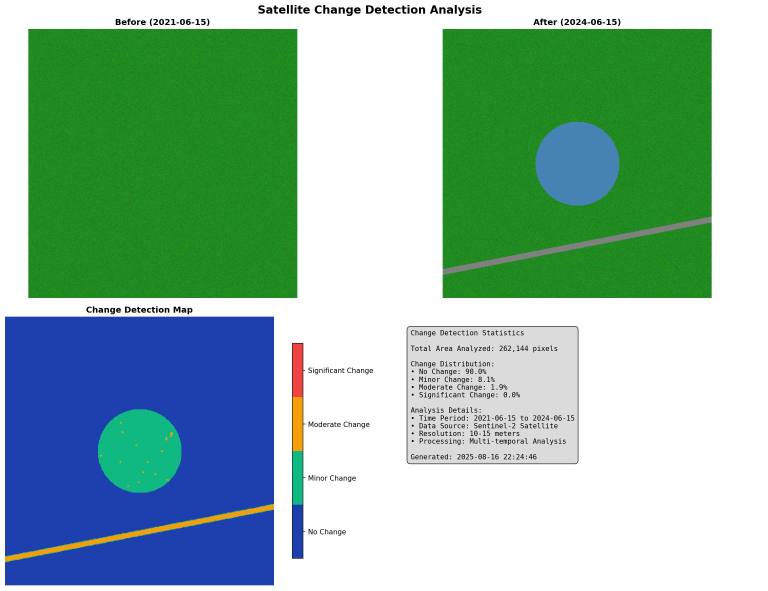
#> input picture output/ChangeMap.jpg, 2302 x 1771 px (shown at 1/3 size)
$ python DetectChange.py --input_image_one ../output/ChangeMap.jpg --input_image_two ../output/ChangeMap.jpg --output_directory out --date_before ../output/ChangeMap.jpg --date_after ../output/ChangeMap.jpg
#> lines starting #> are read from the running program, lines starting #| are printed output that depends on the picture
import matplotlib
matplotlib.use('Agg')  # Use a non-interactive backend for the server

import argparse
import cv2
import numpy as np
import matplotlib.pyplot as plt
import os
from datetime import datetime

def preprocess_image(image_path):
    """Load and preprocess satellite image"""
#> called with image_path = '../output/ChangeMap.jpg'
    print(f"[SCRIPT] Loading image: {image_path}")
    image = cv2.imread(image_path)
#> image is the input picture: shape (1771, 2302, 3); mean B, G, R 167.3, 184, 144.7
    if image is None:
        raise ValueError(f"Could not load image: {image_path}")

    # Convert BGR to RGB
    image = cv2.cvtColor(image, cv2.COLOR_BGR2RGB)

    # Resize to standard size for processing
    height, width = image.shape[:2]
#> height = 1771; width = 2302
    if width > 1024 or height > 1024:
        scale = min(1024/width, 1024/height)
#> scale = 0.445
        new_width = int(width * scale)
#> new_width = 1023
        new_height = int(height * scale)
#> new_height = 787
        image = cv2.resize(image, (new_width, new_height), interpolation=cv2.INTER_AREA)
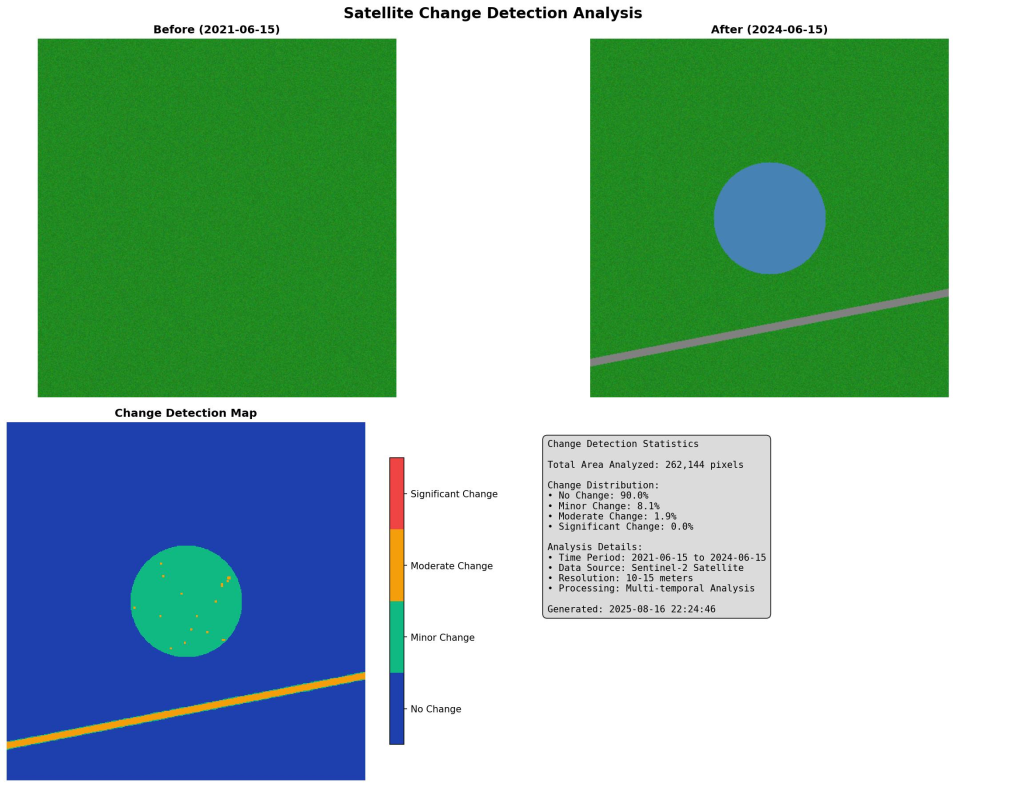
#> image: shape (787, 1023, 3); mean R, G, B 144.7, 184, 167.3

    return image

def detect_changes(image_before, image_after):
    """Perform change detection analysis"""
    print("[SCRIPT] Performing change detection analysis...")

    # Convert to grayscale for analysis
    gray_before = cv2.cvtColor(image_before, cv2.COLOR_RGB2GRAY)
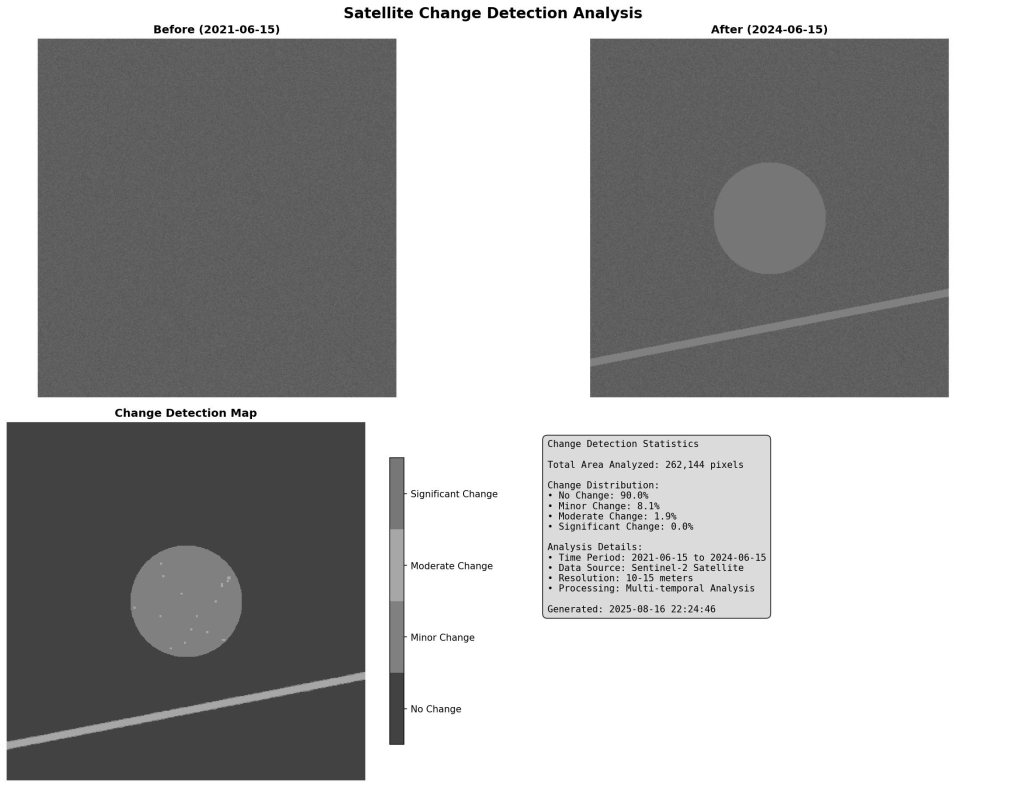
#> gray_before: shape (787, 1023); min 0, max 255, mean 170.3
    gray_after = cv2.cvtColor(image_after, cv2.COLOR_RGB2GRAY)

    # Apply Gaussian blur to reduce noise
    gray_before = cv2.GaussianBlur(gray_before, (5, 5), 0)
    gray_after = cv2.GaussianBlur(gray_after, (5, 5), 0)

    # Calculate absolute difference
    diff = cv2.absdiff(gray_before, gray_after)
#> diff: shape (787, 1023); every value is 0

    # Apply morphological operations to clean up the difference
    kernel = np.ones((3, 3), np.uint8)
    diff = cv2.morphologyEx(diff, cv2.MORPH_CLOSE, kernel)
    diff = cv2.morphologyEx(diff, cv2.MORPH_OPEN, kernel)

    # Create change map with multiple thresholds
    change_map = np.zeros_like(diff)

    # Define thresholds for different change levels
    threshold_high = 50
    threshold_medium = 25
    threshold_low = 10

    change_map[diff > threshold_high] = 255  # Significant change
    change_map[(diff > threshold_medium) & (diff <= threshold_high)] = 170  # Moderate change
    change_map[(diff > threshold_low) & (diff <= threshold_medium)] = 85   # Minor change

    return change_map, diff

def create_visualization(image_before, image_after, change_map, output_path, date_before, date_after):
    """Create comprehensive change detection visualization"""
#> called with output_path = 'out/ChangeMap.jpg', date_before = '../output/ChangeMap.jpg', date_after = '../output/ChangeMap.jpg'
    print("[SCRIPT] Creating change detection visualization...")

    fig, axes = plt.subplots(2, 2, figsize=(16, 12))
    fig.suptitle('Satellite Change Detection Analysis', fontsize=16, fontweight='bold')

    # Before image
    axes[0, 0].imshow(image_before)
    axes[0, 0].set_title(f'Before ({date_before})', fontsize=12, fontweight='bold')
    axes[0, 0].axis('off')

    # After image
    axes[0, 1].imshow(image_after)
    axes[0, 1].set_title(f'After ({date_after})', fontsize=12, fontweight='bold')
    axes[0, 1].axis('off')

    # Change map
    change_colors = ['#1e40af', '#10b981', '#f59e0b', '#ef4444']  # Blue, Green, Yellow, Red
    cmap = plt.matplotlib.colors.ListedColormap(change_colors)

    # Normalize change map for color mapping
    change_normalized = change_map / 255.0 * 3
#> change_normalized: shape (787, 1023) float64; every value is 0

    im = axes[1, 0].imshow(change_normalized, cmap=cmap, vmin=0, vmax=3)
    axes[1, 0].set_title('Change Detection Map', fontsize=12, fontweight='bold')
    axes[1, 0].axis('off')

    # Add colorbar
    cbar = plt.colorbar(im, ax=axes[1, 0], shrink=0.8)
    cbar.set_ticks([0.375, 1.125, 1.875, 2.625])
    cbar.set_ticklabels(['No Change', 'Minor Change', 'Moderate Change', 'Significant Change'])

    # Statistics panel
    axes[1, 1].axis('off')

    # Calculate change statistics
    total_pixels = change_map.size
#> total_pixels = 805101
    no_change = np.sum(change_map == 0)
#> no_change = 805101
    minor_change = np.sum(change_map == 85)
#> minor_change = 0
    moderate_change = np.sum(change_map == 170)
#> moderate_change = 0
    significant_change = np.sum(change_map == 255)
#> significant_change = 0

    stats_text = f"""
Change Detection Statistics

Total Area Analyzed: {total_pixels:,} pixels

Change Distribution:
• No Change: {(no_change/total_pixels)*100:.1f}%
• Minor Change: {(minor_change/total_pixels)*100:.1f}%
• Moderate Change: {(moderate_change/total_pixels)*100:.1f}%
• Significant Change: {(significant_change/total_pixels)*100:.1f}%

Analysis Details:
• Time Period: {date_before} to {date_after}
• Data Source: Sentinel-2 Satellite
• Resolution: 10-15 meters
• Processing: Multi-temporal Analysis

Generated: {datetime.now().strftime("%Y-%m-%d %H:%M:%S")}
    """

    axes[1, 1].text(0.05, 0.95, stats_text.strip(), transform=axes[1, 1].transAxes,
                   fontsize=10, verticalalignment='top', fontfamily='monospace',
                   bbox=dict(boxstyle='round,pad=0.5', facecolor='lightgray', alpha=0.8))

    plt.tight_layout()
    plt.savefig(output_path, dpi=150, bbox_inches='tight', facecolor='white')
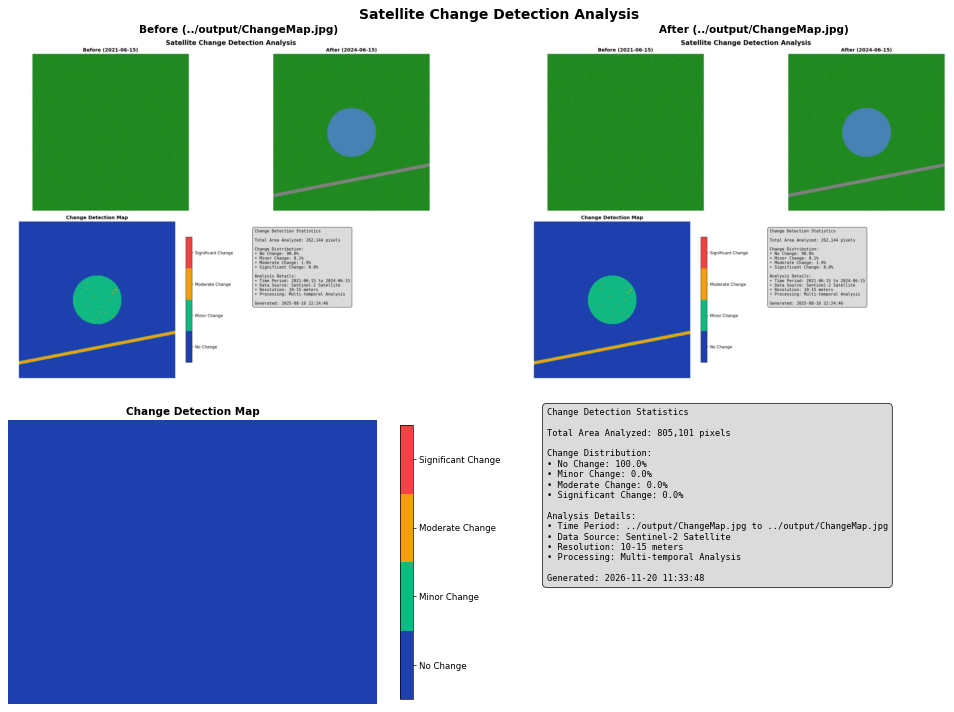
#> figure drawn by matplotlib, 4 panels
    plt.close()

    print(f"[SCRIPT] Change detection visualization saved to: {output_path}")

def main():
    parser = argparse.ArgumentParser(description='Satellite Change Detection Analysis')
    parser.add_argument('--input_image_one', required=True, help='Path to first image')
    parser.add_argument('--input_image_two', required=True, help='Path to second image')
    parser.add_argument('--output_directory', required=True, help='Output directory')
    parser.add_argument('--date_before', required=True, help='Date of first image')
    # This line below is now corrected
    parser.add_argument('--date_after', required=True, help='Date of second image')

    args = parser.parse_args()

    try:
        # Load and preprocess images
        image_before = preprocess_image(args.input_image_one)
        image_after = preprocess_image(args.input_image_two)

        # Ensure images are the same size
        if image_before.shape != image_after.shape:
            height = min(image_before.shape[0], image_after.shape[0])
            width = min(image_before.shape[1], image_after.shape[1])
            image_before = cv2.resize(image_before, (width, height))
            image_after = cv2.resize(image_after, (width, height))

        # Perform change detection
        change_map, diff = detect_changes(image_before, image_after)

        # Create visualization
        output_path = os.path.join(args.output_directory, 'ChangeMap.jpg')
        create_visualization(image_before, image_after, change_map, output_path,
                           args.date_before, args.date_after)

        print("[SCRIPT] Change detection analysis completed successfully!")

    except Exception as e:
        print(f"[SCRIPT] ERROR: {str(e)}")
        raise

if __name__ == '__main__':
    main()
